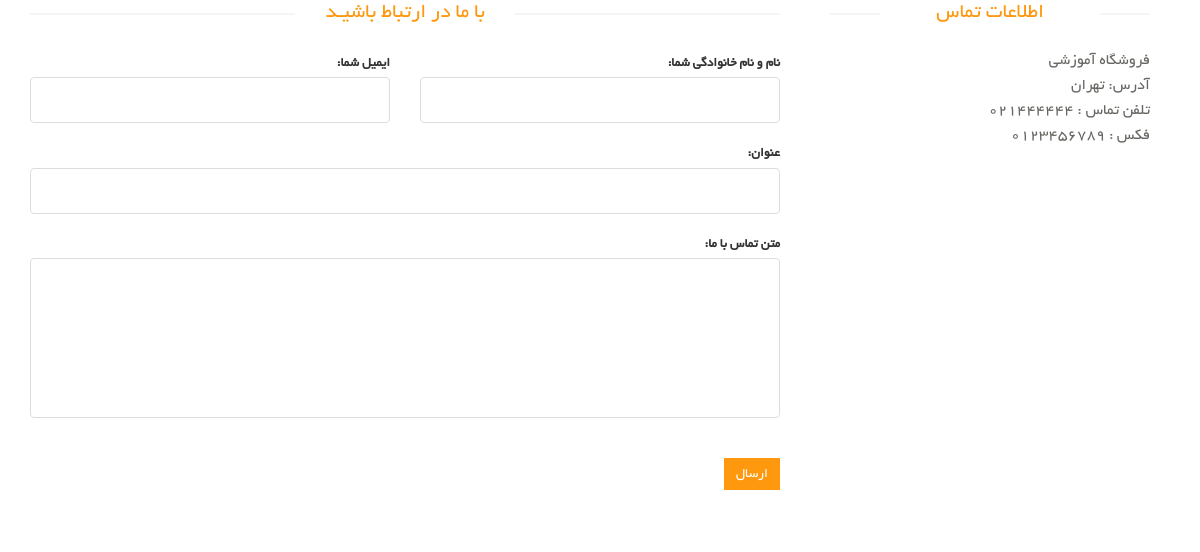
The page /contact-us/ on the database its author committed.
### site_module/models.py (models this page shows, shortened)
class SiteSetting(models.Model):
    site_name = models.CharField(max_length=200, verbose_name='نام سایت')
    site_url = models.CharField(max_length=200, verbose_name='دامنه سایت')
    address = models.CharField(max_length=200, verbose_name='آدرس')
    phone = models.CharField(max_length=200, null=True, blank=True, verbose_name='تلفن')
    fax = models.CharField(max_length=200, null=True, blank=True, verbose_name='فکس')
    email = models.CharField(max_length=200, null=True, blank=True, verbose_name='ایمیل')
    copy_right = models.TextField(verbose_name='متن کپی رایت سایت')
    about_us_text = models.TextField(verbose_name='متن درباره ما سایت')
    site_logo = models.ImageField(upload_to='images/site-setting/', verbose_name='لوگو سایت')
    is_main_setting = models.BooleanField(verbose_name='تنظیمات اصلی')
    class Meta:
        verbose_name = 'تنظیمات سایت'
        verbose_name_plural = 'تنظیمات'

### contact_module/views.py (the view)
# urls.py: path('', views.ContactUsView.as_view(), name='contact_us_page'),
class ContactUsView(CreateView):
    form_class = ContactUsModelForm
    template_name = 'contact_module/contact_us_page.html'
    success_url = '/contact-us/'
    def get_context_data(self, *args, **kwargs):
        context = super().get_context_data(*args, **kwargs)
        setting: SiteSetting = SiteSetting.objects.filter(is_main_setting=True).first()
        context['site_setting'] = setting
        return context

### contact_module/forms.py
class ContactUsModelForm(forms.ModelForm):
    class Meta:
        model = ContactUs
        fields = ['full_name', 'email', 'title', 'message']
        widgets = {
            'full_name': forms.TextInput(attrs={
                'class': 'form-control'
            }),
            'email': forms.TextInput(attrs={
                'class': 'form-control'
            }),
            'title': forms.TextInput(attrs={
                'class': 'form-control'
            }),
            'message': forms.Textarea(attrs={
                'class': 'form-control',
                'rows': 5,
                'id': 'message'
            })
        }
        labels = {
            'full_name': 'نام و نام خانوادگی شما',
            'email': 'ایمیل شما'
        }
        error_messages = {
            'full_name': {
                'required': 'نام و نام خانوادگی اجباری می باشد. لطفا وارد کنید'
            }
        }

### contact_module/templates/contact_module/contact_us_page.html (shortened to what this page needs)
{% extends 'shared/_layout.html' %}
{% block content %}
    <div id="contact-page" class="container">
        <div class="bg">
            <div class="row">
                <div class="col-sm-8">
                    <div class="contact-form">
                        <h2 class="title text-center">با ما در ارتباط باشیـد</h2>
                        <form id="main-contact-form" class="contact-form row" action="{% url 'contact_us_page' %}"
                              method="post">
                            <div class="col-md-6 form-group">
                                {{ form.email.label_tag }}
                                {{ form.email }}
                            </div>
                            <div class="col-md-6 form-group">
                                {{ form.full_name.label_tag }}
                                {{ form.full_name }}
                            </div>
                            <div class="col-md-12 form-group">
                                {{ form.title.label_tag }}
                                {{ form.title }}
                            </div>
                            <div class="col-md-12 form-group">
                                {{ form.message.label_tag }}
                                {{ form.message }}
                            </div>
                            <div class="form-group col-md-12">
                                <button type="submit" class="btn btn-primary pull-right">ارسال</button>
                            </div>
                        </form>
                    </div>
                </div>
                <div class="col-sm-4">
                    <div class="contact-info">
                        <h2 class="title text-center">اطلاعات تماس</h2>
                        <address>
                            <p>{{ site_setting.site_name }}</p>
                            <p> آدرس: {{ site_setting.address }}</p>
                            <p>تلفن تماس : {{ site_setting.phone }}</p>
                            {% if site_setting.fax %}
                                <p>فکس : {{ site_setting.fax }}</p>
                            {% endif %}
                        </address>
                    </div>
                </div>
            </div>
        </div>
    </div>
{% endblock %}

### static/css/main.css (style rules this page uses)
body { font-family: 'BYekan'; font-size: 10pt; position: relative; font-weight: normal; direction: rtl; }
h1, h2, h3, h4, h5, h6 { font-family: 'BYekan', sans-serif; }
.left-sidebar h2:after, h2.title:after { content: " "; position: absolute; border: 1px solid #f5f5f5; bottom: 8px; right: 0; width: 100%; height: 0; z-index: -2; }
h2.title:before { content: " "; position: absolute; background: #fff; bottom: -6px; width: 220px; height: 30px; z-index: -1; right: 50%; margin-right: -110px; }
h2.title { color: #FE980F; font-family: 'BYekan', sans-serif; font-size: 16pt; font-weight: 400; margin: 0 15px; text-transform: uppercase; margin-bottom: 30px; position: relative; }
.bg h2.title { margin-right: 0; margin-left: 0; margin-top: 0; }
.chose_area input, select, textarea { background: #F0F0E9; border: 0; color: #696763; padding: 6px; width: 100%; border-radius: 0; resize: none }
.btn.btn-primary { background: #FE980F; border: 0 none; border-radius: 0; margin-top: 16px; }
.contact-form .form-group { margin-bottom: 20px; }
#contact-page .form-control { background-color: #fff; border: 1px solid #ddd; color: #696763; height: 46px; padding: 6px 12px; width: 100%; font-size: 16px; border-radius: 4px; box-shadow: inherit; }
#contact-page #message { height: 160px; resize: none; }
#main-contact-form .btn-primary { margin-bottom: 15px; margin-top: 20px; }
#contact-page .contact-info { padding: 0 20px; }
#contact-page .contact-info address { margin-bottom: 40px; margin-top: -5px; }
#contact-page .contact-info p { margin-bottom: 0; color: #696763; font-size: 16px; line-height: 25px; }

### rows shown on the page
SiteSetting: site_name "فروشگاه آموزشی", address "تهران", phone "021444444", fax "0123456789"
